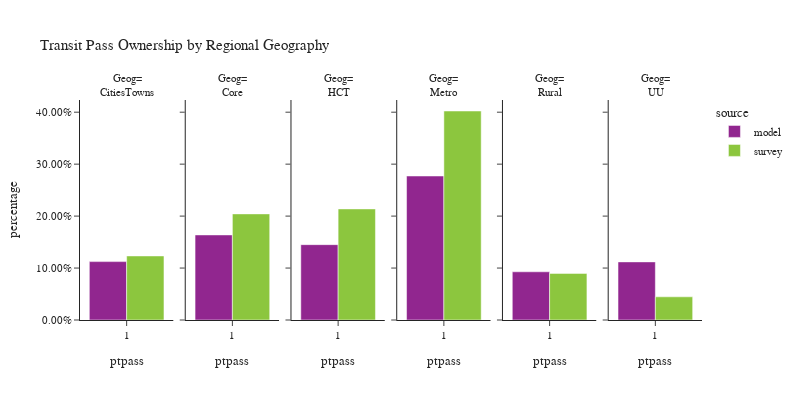

This figure's notebook cell:
### Code cell
plot_transit_pass(person, 'rg_proposed', 'Regional Geography', 'Geog')

### Figure 1 — Plotly figure (JSON) as saved in the notebook; plotly's stock layout.template omitted (floating-point values rounded to 4 significant figures)
{"data": [{"alignmentgroup": "True", "customdata": [[42764]], "hovertemplate": "source=model<br>rg_proposed=CitiesTowns<br>ptpass=%{x}<br>percentage=%{y}<br>sample count=%{customdata[0]}<extra></extra>", "legendgroup": "model", "marker": {"color": "#91268F", "pattern": {"shape": ""}}, "name": "model", "offsetgroup": "model", "orientation": "v", "showlegend": true, "textposition": "auto", "type": "bar", "x": [1], "xaxis": "x", "y": [0.1124], "yaxis": "y"}, {"alignmentgroup": "True", "customdata": [[163961]], "hovertemplate": "source=model<br>rg_proposed=Core<br>ptpass=%{x}<br>percentage=%{y}<br>sample count=%{customdata[0]}<extra></extra>", "legendgroup": "model", "marker": {"color": "#91268F", "pattern": {"shape": ""}}, "name": "model", "offsetgroup": "model", "orientation": "v", "showlegend": false, "textposition": "auto", "type": "bar", "x": [1], "xaxis": "x2", "y": [0.1638], "yaxis": "y2"}, {"alignmentgroup": "True", "customdata": [[138912]], "hovertemplate": "source=model<br>rg_proposed=HCT<br>ptpass=%{x}<br>percentage=%{y}<br>sample count=%{customdata[0]}<extra></extra>", "legendgroup": "model", "marker": {"color": "#91268F", "pattern": {"shape": ""}}, "name": "model", "offsetgroup": "model", "orientation": "v", "showlegend": false, "textposition": "auto", "type": "bar", "x": [1], "xaxis": "x3", "y": [0.145], "yaxis": "y3"}, {"alignmentgroup": "True", "customdata": [[354916]], "hovertemplate": "source=model<br>rg_proposed=Metro<br>ptpass=%{x}<br>percentage=%{y}<br>sample count=%{customdata[0]}<extra></extra>", "legendgroup": "model", "marker": {"color": "#91268F", "pattern": {"shape": ""}}, "name": "model", "offsetgroup": "model", "orientation": "v", "showlegend": false, "textposition": "auto", "type": "bar", "x": [1], "xaxis": "x4", "y": [0.2772], "yaxis": "y4"}, {"alignmentgroup": "True", "customdata": [[50640]], "hovertemplate": "source=model<br>rg_proposed=Rural<br>ptpass=%{x}<br>percentage=%{y}<br>sample count=%{customdata[0]}<extra></extra>", "legendgroup": "model", "marker": {"color": "#91268F", "pattern": {"shape": ""}}, "name": "model", "offsetgroup": "model", "orientation": "v", "showlegend": false, "textposition": "auto", "type": "bar", "x": [1], "xaxis": "x5", "y": [0.0928], "yaxis": "y5"}, {"alignmentgroup": "True", "customdata": [[21311]], "hovertemplate": "source=model<br>rg_proposed=UU<br>ptpass=%{x}<br>percentage=%{y}<br>sample count=%{customdata[0]}<extra></extra>", "legendgroup": "model", "marker": {"color": "#91268F", "pattern": {"shape": ""}}, "name": "model", "offsetgroup": "model", "orientation": "v", "showlegend": false, "textposition": "auto", "type": "bar", "x": [1], "xaxis": "x6", "y": [0.1119], "yaxis": "y6"}, {"alignmentgroup": "True", "customdata": [[41]], "hovertemplate": "source=survey<br>rg_proposed=CitiesTowns<br>ptpass=%{x}<br>percentage=%{y}<br>sample count=%{customdata[0]}<extra></extra>", "legendgroup": "survey", "marker": {"color": "#8CC63E", "pattern": {"shape": ""}}, "name": "survey", "offsetgroup": "survey", "orientation": "v", "showlegend": true, "textposition": "auto", "type": "bar", "x": [1], "xaxis": "x", "y": [0.1233], "yaxis": "y"}, {"alignmentgroup": "True", "customdata": [[208]], "hovertemplate": "source=survey<br>rg_proposed=Core<br>ptpass=%{x}<br>percentage=%{y}<br>sample count=%{customdata[0]}<extra></extra>", "legendgroup": "survey", "marker": {"color": "#8CC63E", "pattern": {"shape": ""}}, "name": "survey", "offsetgroup": "survey", "orientation": "v", "showlegend": false, "textposition": "auto", "type": "bar", "x": [1], "xaxis": "x2", "y": [0.2043], "yaxis": "y2"}, {"alignmentgroup": "True", "customdata": [[274]], "hovertemplate": "source=survey<br>rg_proposed=HCT<br>ptpass=%{x}<br>percentage=%{y}<br>sample count=%{customdata[0]}<extra></extra>", "legendgroup": "survey", "marker": {"color": "#8CC63E", "pattern": {"shape": ""}}, "name": "survey", "offsetgroup": "survey", "orientation": "v", "showlegend": false, "textposition": "auto", "type": "bar", "x": [1], "xaxis": "x3", "y": [0.2138], "yaxis": "y3"}, {"alignmentgroup": "True", "customdata": [[2022]], "hovertemplate": "source=survey<br>rg_proposed=Metro<br>ptpass=%{x}<br>percentage=%{y}<br>sample count=%{customdata[0]}<extra></extra>", "legendgroup": "survey", "marker": {"color": "#8CC63E", "pattern": {"shape": ""}}, "name": "survey", "offsetgroup": "survey", "orientation": "v", "showlegend": false, "textposition": "auto", "type": "bar", "x": [1], "xaxis": "x4", "y": [0.4023], "yaxis": "y4"}, {"alignmentgroup": "True", "customdata": [[99]], "hovertemplate": "source=survey<br>rg_proposed=Rural<br>ptpass=%{x}<br>percentage=%{y}<br>sample count=%{customdata[0]}<extra></extra>", "legendgroup": "survey", "marker": {"color": "#8CC63E", "pattern": {"shape": ""}}, "name": "survey", "offsetgroup": "survey", "orientation": "v", "showlegend": false, "textposition": "auto", "type": "bar", "x": [1], "xaxis": "x5", "y": [0.08973], "yaxis": "y5"}, {"alignmentgroup": "True", "customdata": [[8]], "hovertemplate": "source=survey<br>rg_proposed=UU<br>ptpass=%{x}<br>percentage=%{y}<br>sample count=%{customdata[0]}<extra></extra>", "legendgroup": "survey", "marker": {"color": "#8CC63E", "pattern": {"shape": ""}}, "name": "survey", "offsetgroup": "survey", "orientation": "v", "showlegend": false, "textposition": "auto", "type": "bar", "x": [1], "xaxis": "x6", "y": [0.04462], "yaxis": "y6"}], "layout": {"annotations": [{"font": {}, "showarrow": false, "text": "Geog=<br>CitiesTowns", "x": 0.075, "xanchor": "center", "xref": "paper", "y": 1.0, "yanchor": "bottom", "yref": "paper"}, {"font": {}, "showarrow": false, "text": "Geog=<br>Core", "x": 0.245, "xanchor": "center", "xref": "paper", "y": 1.0, "yanchor": "bottom", "yref": "paper"}, {"font": {}, "showarrow": false, "text": "Geog=<br>HCT", "x": 0.415, "xanchor": "center", "xref": "paper", "y": 1.0, "yanchor": "bottom", "yref": "paper"}, {"font": {}, "showarrow": false, "text": "Geog=<br>Metro", "x": 0.585, "xanchor": "center", "xref": "paper", "y": 1.0, "yanchor": "bottom", "yref": "paper"}, {"font": {}, "showarrow": false, "text": "Geog=<br>Rural", "x": 0.755, "xanchor": "center", "xref": "paper", "y": 1.0, "yanchor": "bottom", "yref": "paper"}, {"font": {}, "showarrow": false, "text": "Geog=<br>UU", "x": 0.925, "xanchor": "center", "xref": "paper", "y": 1.0, "yanchor": "bottom", "yref": "paper"}], "barmode": "group", "font": {"size": 11}, "height": 400, "legend": {"title": {"text": "source"}, "tracegroupgap": 0}, "title": {"text": "Transit Pass Ownership by Regional Geography"}, "width": 800, "xaxis": {"anchor": "y", "domain": [0.0, 0.15], "title": {"text": "ptpass"}}, "xaxis2": {"anchor": "y2", "domain": [0.17, 0.32], "matches": "x", "title": {"text": "ptpass"}}, "xaxis3": {"anchor": "y3", "domain": [0.34, 0.49], "matches": "x", "title": {"text": "ptpass"}}, "xaxis4": {"anchor": "y4", "domain": [0.51, 0.66], "matches": "x", "title": {"text": "ptpass"}}, "xaxis5": {"anchor": "y5", "domain": [0.68, 0.83], "matches": "x", "title": {"text": "ptpass"}}, "xaxis6": {"anchor": "y6", "domain": [0.85, 1.0], "matches": "x", "title": {"text": "ptpass"}}, "yaxis": {"anchor": "x", "domain": [0.0, 1.0], "tickformat": ".2%", "title": {"text": "percentage"}}, "yaxis2": {"anchor": "x2", "domain": [0.0, 1.0], "matches": "y", "showticklabels": false, "tickformat": ".2%"}, "yaxis3": {"anchor": "x3", "domain": [0.0, 1.0], "matches": "y", "showticklabels": false, "tickformat": ".2%"}, "yaxis4": {"anchor": "x4", "domain": [0.0, 1.0], "matches": "y", "showticklabels": false, "tickformat": ".2%"}, "yaxis5": {"anchor": "x5", "domain": [0.0, 1.0], "matches": "y", "showticklabels": false, "tickformat": ".2%"}, "yaxis6": {"anchor": "x6", "domain": [0.0, 1.0], "matches": "y", "showticklabels": false, "tickformat": ".2%"}}}
